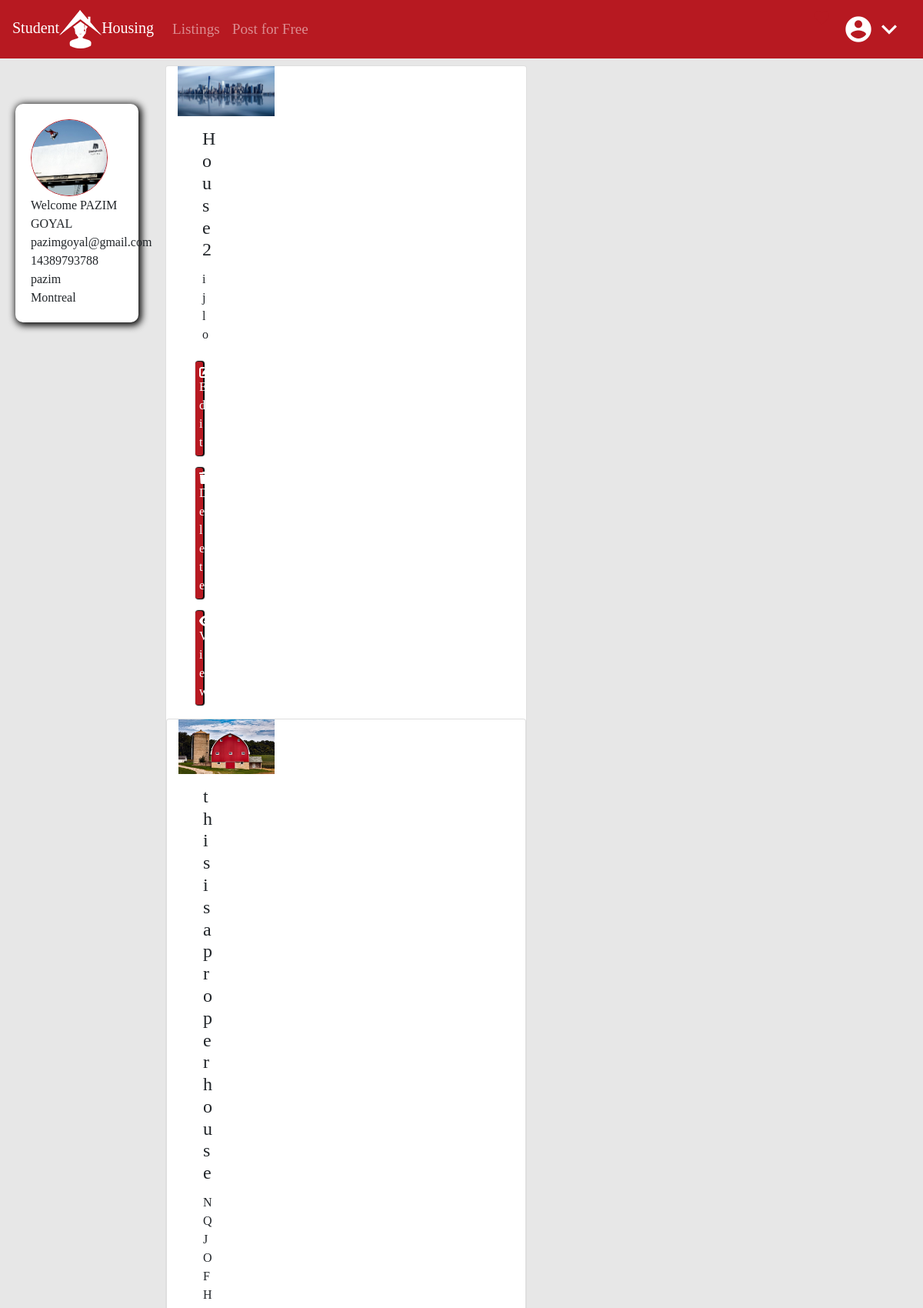
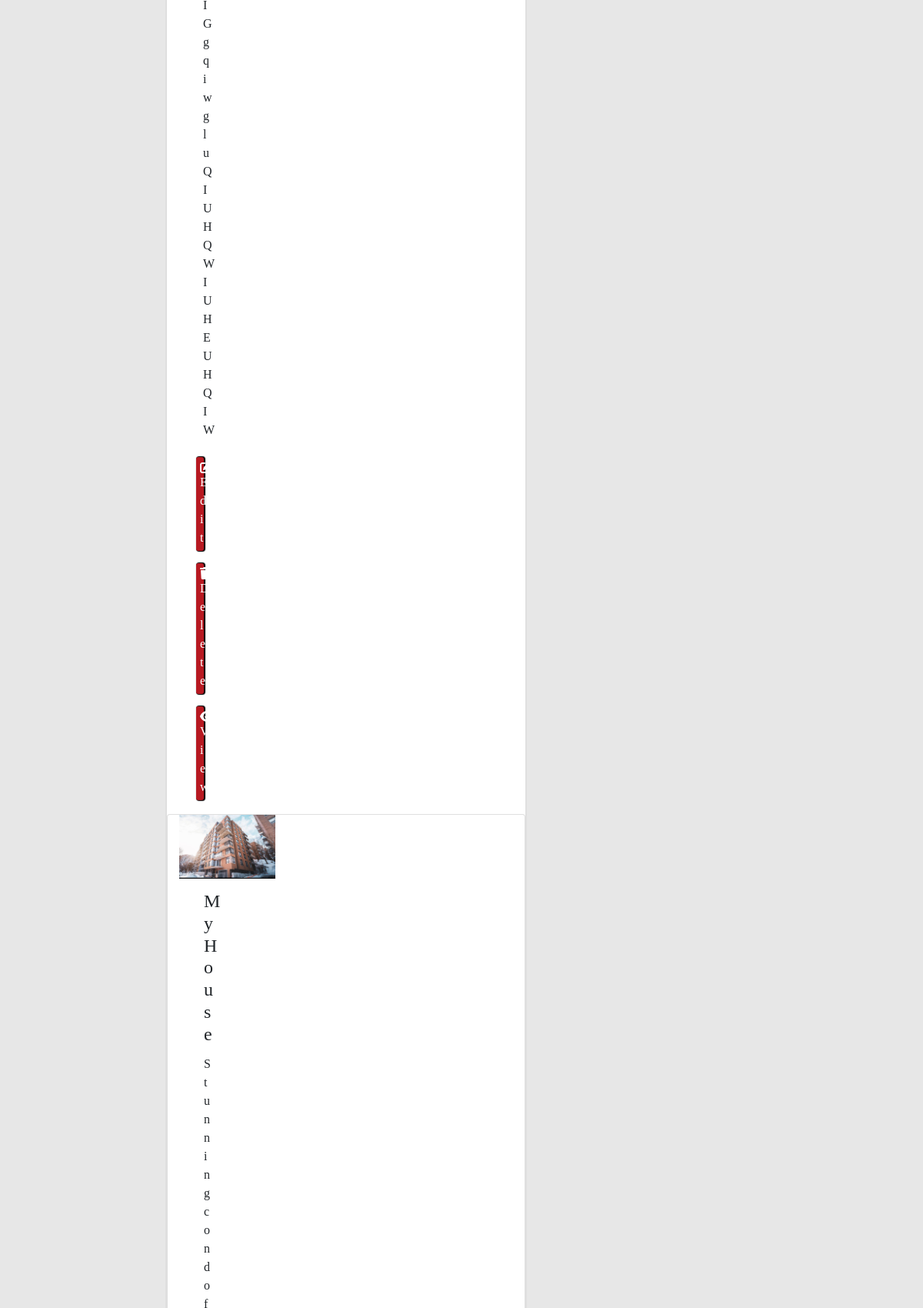
The app's page /user/dashboard (signed in, upper part) with its own data (2 pictures, top to bottom).
### users/models.py (models this page shows)
class UserModel(models.Model):
    user = models.OneToOneField(User, on_delete=models.CASCADE)
    phone = models.IntegerField(blank=True)
    city = models.CharField(max_length=10,blank=True)
    zipcode = models.CharField(max_length=10,blank=True)
    photo = models.ImageField(upload_to='user/%Y/%m/%d',blank=True)

### listings/models.py (models this page shows)
class HouseListings(models.Model):
    title = models.CharField(max_length=200)
    description = models.TextField(blank=True)
    price = models.IntegerField()
    address = models.CharField(max_length=200, default="")
    city = models.CharField(max_length=10, choices=city)
    zipCode = models.CharField(max_length=10)
    building_type = models.CharField(choices=typeB, max_length=18)
    garage = models.BooleanField(default=False)
    space_given = models.CharField(choices=space, max_length=15)
    created_date = models.DateTimeField(default=timezone.now, blank=True)
    is_published = models.BooleanField(default=True)
    image1 = models.ImageField(upload_to='photos/%Y%m%d/', default="default.jpeg")
    image2 = models.ImageField(upload_to='photos/%Y%m%d/', blank=True)
    image3 = models.ImageField(upload_to='photos/%Y%mb%d/', blank=True)
    image4 = models.ImageField(upload_to='photos/%Y%m%d/', blank=True)
    image5 = models.ImageField(upload_to='photos/%Y%m%d/', blank=True)
    image6 = models.ImageField(upload_to='photos/%Y%m%d/', blank=True)
    image7 = models.ImageField(upload_to='photos/%Y%m%d/', blank=True)
    image8 = models.ImageField(upload_to='photos/%Y%m%d/', blank=True)
    image9 = models.ImageField(upload_to='photos/%Y%mb%d/', blank=True)
    image10 = models.ImageField(upload_to='photos/%Y%m%d/', blank=True)
    image11 = models.ImageField(upload_to='photos/%Y%m%d/', blank=True)
    image12 = models.ImageField(upload_to='photos/%Y%m%d/', blank=True)
    bathrooms = models.DecimalField(max_digits=2, default=1, decimal_places=1)
    electricityIncluded = models.BooleanField(default=False)
    wifiIncluded = models.BooleanField(default=False)
    animalsAllowed = models.BooleanField(default=False)
    furnished = models.TextField(choices=furnish)
    user = models.ForeignKey(User, on_delete=models.CASCADE)
    size = models.DecimalField(blank=True, decimal_places=1, max_digits=2, default=3.5)
    bathrooms = models.DecimalField(blank=True, decimal_places=1, max_digits=2, default=2)

### users/views.py (the view)
# urls.py: path('dashboard', views.dashboard, name='dashboard'),
def dashboard(request):
    if request.user.is_authenticated:
        myobject = HouseListings.objects.order_by('-created_date').filter(user=request.user)
        myobject2 = get_object_or_404(UserModel,user=request.user)
        return render(request, 'dashboard.html', {'items': myobject, 'userinfo': myobject2})
    else:
        messages.info(request, "You need to Login First")
        return redirect('login')

### templates/dashboard.html (shortened to what this page needs)
{% extends 'base.html' %}
{% block content %}
{% load humanize%}
<div class="row dashboard">
    <div class="col-lg-2 left_pannel">
        <div class="infoUser container requestDetails">
            <img src="{{userinfo.photo.url}}" class="userPic">
            <div class="head">Welcome {{user.first_name}} {{user.last_name}}</div>
            <div>{{user.email}}</div>
            <div>{{userinfo.phone}}</div>
            <div>{{user.username}}</div>
            <div>{{userinfo.city}}</div>
        </div>
    </div>
    <div class="col-lg-5 center_pannel">
        {% if items%}
        {% for item in items%}
        <div class="card">
            <div class="row ">
                <div class="col-md-4">
                    <img src="{{item.image1.url}}" class="w-100">
                    <div class="col-md-6 px-3">
                    <div class="card-block px-3">
                        <h4 class="card-title">{{item.title}}</h4>
                        <p class="card-text">{{item.description}} </p>
                    </div>
                </div>
                <div class="col-md-2 container row row-cols-lg-1 row-cols-3">
                    <a href="/edit/{{item.id}}" class="button m-lg-2"> Edit</a>
                    <a href="/delete/{{item.id}} " id="deleteItem" class="button m-lg-2"> Delete</a>
                    <a href="/listings/{{item.id}}" class="button m-lg-2"> View</a>
                </div>
            </div>
        </div>
        {%endfor%}
        {%else%}
        <h6>YOU DONOT HAVE ANY AD'S</h6>
        {%endif%}
    </div>
</div>
{%endblock%}

### StudentHomes/static/css/style1.css (style rules this page uses)
* { max-width: 100%; margin: 0px; padding: 0px; }
body { background: #e7e7e7; font-family: 'Vollkorn', serif; padding-top: 75px; }
.row { margin-left: 0px; margin-right: 0px; }
.card { margin: auto; transition: box-shadow .5s; }
.card img { width: 100%; }
.card-block { padding: 15px; }
.requestDetails { margin-top: 40px; padding: 20px; border-radius: 10px; background-color: #fff; box-shadow: 2px 2px 10px 2px #000; }
.left_pannel { display: flex; flex-direction: column; justify-content: flex-start; align-items: center; padding: 20px; }
.left_pannel .userPic { width: 100px; height: 100px; object-fit: cover; overflow: hidden; border: 1px solid #b71921; border-radius: 50%; }
.center_pannel .card { margin-top: 10px; }
.center_pannel .button { background-color: #b71921; border: none; color: white; padding: 5px; text-align: center; text-decoration: none; display: inline-block; box-shadow: 1px 0px 1px 1px #000000; border-radius: 3px; }

### records on screen
UserModel: photo (picture), phone "14389793788", city "Montreal"
HouseListings: image1 (picture), title "House2", description "ijlo"
HouseListings: image1 (picture), title "this is a proper house", description "NQJOFH IGgqiwgl uQ IUHQWIU HEUHQIW"
HouseListings: image1 (picture), title "My House"

### other values on screen
{{ user.first_name }} "PAZIM"
{{ user.last_name }} "GOYAL"
{{ user.email }} "pazimgoyal@gmail.com"
{{ user.username }} "pazim"
